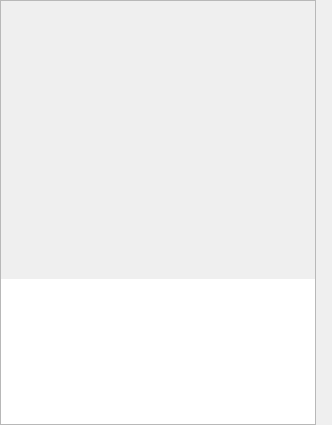
<ui version="4.0" >
 <author></author>
 <comment></comment>
 <exportmacro></exportmacro>
 <class>ChatWidget</class>
 <widget class="QWidget" name="ChatWidget" >
  <property name="geometry" >
   <rect>
    <x>0</x>
    <y>0</y>
    <width>332</width>
    <height>425</height>
   </rect>
  </property>
  <property name="windowTitle" >
   <string>Form</string>
  </property>
  <layout class="QHBoxLayout" >
   <property name="margin" >
    <number>0</number>
   </property>
   <property name="spacing" >
    <number>0</number>
   </property>
   <item>
    <widget class="QFrame" name="frame" >
     <property name="frameShape" >
      <enum>QFrame::StyledPanel</enum>
     </property>
     <property name="frameShadow" >
      <enum>QFrame::Raised</enum>
     </property>
     <layout class="QGridLayout" >
      <property name="margin" >
       <number>0</number>
      </property>
      <property name="spacing" >
       <number>0</number>
      </property>
      <item row="1" column="0" >
       <widget class="QStackedWidget" name="editActionStackedWidget" >
        <property name="enabled" >
         <bool>true</bool>
        </property>
        <property name="minimumSize" >
         <size>
          <width>16</width>
          <height>65</height>
         </size>
        </property>
        <property name="maximumSize" >
         <size>
          <width>16777215</width>
          <height>65</height>
         </size>
        </property>
        <property name="palette" >
         <palette>
          <active>
           <color>
            <red>0</red>
            <green>0</green>
            <blue>0</blue>
           </color>
           <color>
            <red>221</red>
            <green>223</green>
            <blue>228</blue>
           </color>
           <color>
            <red>255</red>
            <green>255</green>
            <blue>255</blue>
           </color>
           <color>
            <red>255</red>
            <green>255</green>
            <blue>255</blue>
           </color>
           <color>
            <red>85</red>
            <green>85</green>
            <blue>85</blue>
           </color>
           <color>
            <red>199</red>
            <green>199</green>
            <blue>199</blue>
           </color>
           <color>
            <red>0</red>
            <green>0</green>
            <blue>0</blue>
           </color>
           <color>
            <red>255</red>
            <green>255</green>
            <blue>255</blue>
           </color>
           <color>
            <red>0</red>
            <green>0</green>
            <blue>0</blue>
           </color>
           <color>
            <red>255</red>
            <green>255</green>
            <blue>255</blue>
           </color>
           <color>
            <red>255</red>
            <green>255</green>
            <blue>255</blue>
           </color>
           <color>
            <red>0</red>
            <green>0</green>
            <blue>0</blue>
           </color>
           <color>
            <red>103</red>
            <green>141</green>
            <blue>178</blue>
           </color>
           <color>
            <red>255</red>
            <green>255</green>
            <blue>255</blue>
           </color>
           <color>
            <red>0</red>
            <green>0</green>
            <blue>238</blue>
           </color>
           <color>
            <red>82</red>
            <green>24</green>
            <blue>139</blue>
           </color>
           <color>
            <red>232</red>
            <green>232</green>
            <blue>232</blue>
           </color>
          </active>
          <inactive>
           <color>
            <red>0</red>
            <green>0</green>
            <blue>0</blue>
           </color>
           <color>
            <red>221</red>
            <green>223</green>
            <blue>228</blue>
           </color>
           <color>
            <red>255</red>
            <green>255</green>
            <blue>255</blue>
           </color>
           <color>
            <red>255</red>
            <green>255</green>
            <blue>255</blue>
           </color>
           <color>
            <red>85</red>
            <green>85</green>
            <blue>85</blue>
           </color>
           <color>
            <red>199</red>
            <green>199</green>
            <blue>199</blue>
           </color>
           <color>
            <red>0</red>
            <green>0</green>
            <blue>0</blue>
           </color>
           <color>
            <red>255</red>
            <green>255</green>
            <blue>255</blue>
           </color>
           <color>
            <red>0</red>
            <green>0</green>
            <blue>0</blue>
           </color>
           <color>
            <red>255</red>
            <green>255</green>
            <blue>255</blue>
           </color>
           <color>
            <red>255</red>
            <green>255</green>
            <blue>255</blue>
           </color>
           <color>
            <red>0</red>
            <green>0</green>
            <blue>0</blue>
           </color>
           <color>
            <red>103</red>
            <green>141</green>
            <blue>178</blue>
           </color>
           <color>
            <red>255</red>
            <green>255</green>
            <blue>255</blue>
           </color>
           <color>
            <red>0</red>
            <green>0</green>
            <blue>238</blue>
           </color>
           <color>
            <red>82</red>
            <green>24</green>
            <blue>139</blue>
           </color>
           <color>
            <red>232</red>
            <green>232</green>
            <blue>232</blue>
           </color>
          </inactive>
          <disabled>
           <color>
            <red>128</red>
            <green>128</green>
            <blue>128</blue>
           </color>
           <color>
            <red>221</red>
            <green>223</green>
            <blue>228</blue>
           </color>
           <color>
            <red>255</red>
            <green>255</green>
            <blue>255</blue>
           </color>
           <color>
            <red>255</red>
            <green>255</green>
            <blue>255</blue>
           </color>
           <color>
            <red>85</red>
            <green>85</green>
            <blue>85</blue>
           </color>
           <color>
            <red>199</red>
            <green>199</green>
            <blue>199</blue>
           </color>
           <color>
            <red>199</red>
            <green>199</green>
            <blue>199</blue>
           </color>
           <color>
            <red>255</red>
            <green>255</green>
            <blue>255</blue>
           </color>
           <color>
            <red>128</red>
            <green>128</green>
            <blue>128</blue>
           </color>
           <color>
            <red>255</red>
            <green>255</green>
            <blue>255</blue>
           </color>
           <color>
            <red>255</red>
            <green>255</green>
            <blue>255</blue>
           </color>
           <color>
            <red>0</red>
            <green>0</green>
            <blue>0</blue>
           </color>
           <color>
            <red>86</red>
            <green>117</green>
            <blue>148</blue>
           </color>
           <color>
            <red>255</red>
            <green>255</green>
            <blue>255</blue>
           </color>
           <color>
            <red>0</red>
            <green>0</green>
            <blue>238</blue>
           </color>
           <color>
            <red>82</red>
            <green>24</green>
            <blue>139</blue>
           </color>
           <color>
            <red>232</red>
            <green>232</green>
            <blue>232</blue>
           </color>
          </disabled>
         </palette>
        </property>
        <property name="autoFillBackground" >
         <bool>true</bool>
        </property>
        <widget class="QWidget" name="page_7" />
        <widget class="QWidget" name="page_8" />
       </widget>
      </item>
      <item row="2" column="0" >
       <widget class="QFrame" name="EditFrame" >
        <property name="minimumSize" >
         <size>
          <width>16</width>
          <height>80</height>
         </size>
        </property>
        <property name="maximumSize" >
         <size>
          <width>16777215</width>
          <height>80</height>
         </size>
        </property>
        <property name="palette" >
         <palette>
          <active>
           <color>
            <red>0</red>
            <green>0</green>
            <blue>0</blue>
           </color>
           <color>
            <red>221</red>
            <green>223</green>
            <blue>228</blue>
           </color>
           <color>
            <red>255</red>
            <green>255</green>
            <blue>255</blue>
           </color>
           <color>
            <red>255</red>
            <green>255</green>
            <blue>255</blue>
           </color>
           <color>
            <red>85</red>
            <green>85</green>
            <blue>85</blue>
           </color>
           <color>
            <red>199</red>
            <green>199</green>
            <blue>199</blue>
           </color>
           <color>
            <red>0</red>
            <green>0</green>
            <blue>0</blue>
           </color>
           <color>
            <red>255</red>
            <green>255</green>
            <blue>255</blue>
           </color>
           <color>
            <red>0</red>
            <green>0</green>
            <blue>0</blue>
           </color>
           <color>
            <red>255</red>
            <green>255</green>
            <blue>255</blue>
           </color>
           <color>
            <red>255</red>
            <green>255</green>
            <blue>255</blue>
           </color>
           <color>
            <red>0</red>
            <green>0</green>
            <blue>0</blue>
           </color>
           <color>
            <red>103</red>
            <green>141</green>
            <blue>178</blue>
           </color>
           <color>
            <red>255</red>
            <green>255</green>
            <blue>255</blue>
           </color>
           <color>
            <red>0</red>
            <green>0</green>
            <blue>238</blue>
           </color>
           <color>
            <red>82</red>
            <green>24</green>
            <blue>139</blue>
           </color>
           <color>
            <red>232</red>
            <green>232</green>
            <blue>232</blue>
           </color>
          </active>
          <inactive>
           <color>
            <red>0</red>
            <green>0</green>
            <blue>0</blue>
           </color>
           <color>
            <red>221</red>
            <green>223</green>
            <blue>228</blue>
           </color>
           <color>
            <red>255</red>
            <green>255</green>
            <blue>255</blue>
           </color>
           <color>
            <red>255</red>
            <green>255</green>
            <blue>255</blue>
           </color>
           <color>
            <red>85</red>
            <green>85</green>
            <blue>85</blue>
           </color>
           <color>
            <red>199</red>
            <green>199</green>
            <blue>199</blue>
           </color>
           <color>
            <red>0</red>
            <green>0</green>
            <blue>0</blue>
           </color>
           <color>
            <red>255</red>
            <green>255</green>
            <blue>255</blue>
           </color>
           <color>
            <red>0</red>
            <green>0</green>
            <blue>0</blue>
           </color>
           <color>
            <red>255</red>
            <green>255</green>
            <blue>255</blue>
           </color>
           <color>
            <red>255</red>
            <green>255</green>
            <blue>255</blue>
           </color>
           <color>
            <red>0</red>
            <green>0</green>
            <blue>0</blue>
           </color>
           <color>
            <red>103</red>
            <green>141</green>
            <blue>178</blue>
           </color>
           <color>
            <red>255</red>
            <green>255</green>
            <blue>255</blue>
           </color>
           <color>
            <red>0</red>
            <green>0</green>
            <blue>238</blue>
           </color>
           <color>
            <red>82</red>
            <green>24</green>
            <blue>139</blue>
           </color>
           <color>
            <red>232</red>
            <green>232</green>
            <blue>232</blue>
           </color>
          </inactive>
          <disabled>
           <color>
            <red>128</red>
            <green>128</green>
            <blue>128</blue>
           </color>
           <color>
            <red>221</red>
            <green>223</green>
            <blue>228</blue>
           </color>
           <color>
            <red>255</red>
            <green>255</green>
            <blue>255</blue>
           </color>
           <color>
            <red>255</red>
            <green>255</green>
            <blue>255</blue>
           </color>
           <color>
            <red>85</red>
            <green>85</green>
            <blue>85</blue>
           </color>
           <color>
            <red>199</red>
            <green>199</green>
            <blue>199</blue>
           </color>
           <color>
            <red>199</red>
            <green>199</green>
            <blue>199</blue>
           </color>
           <color>
            <red>255</red>
            <green>255</green>
            <blue>255</blue>
           </color>
           <color>
            <red>128</red>
            <green>128</green>
            <blue>128</blue>
           </color>
           <color>
            <red>255</red>
            <green>255</green>
            <blue>255</blue>
           </color>
           <color>
            <red>255</red>
            <green>255</green>
            <blue>255</blue>
           </color>
           <color>
            <red>0</red>
            <green>0</green>
            <blue>0</blue>
           </color>
           <color>
            <red>86</red>
            <green>117</green>
            <blue>148</blue>
           </color>
           <color>
            <red>255</red>
            <green>255</green>
            <blue>255</blue>
           </color>
           <color>
            <red>0</red>
            <green>0</green>
            <blue>238</blue>
           </color>
           <color>
            <red>82</red>
            <green>24</green>
            <blue>139</blue>
           </color>
           <color>
            <red>232</red>
            <green>232</green>
            <blue>232</blue>
           </color>
          </disabled>
         </palette>
        </property>
        <property name="autoFillBackground" >
         <bool>true</bool>
        </property>
        <property name="frameShape" >
         <enum>QFrame::NoFrame</enum>
        </property>
        <layout class="QGridLayout" >
         <property name="margin" >
          <number>6</number>
         </property>
         <property name="spacing" >
          <number>0</number>
         </property>
         <item row="0" column="0" >
          <widget class="QStackedWidget" name="editStackedWidget" >
           <property name="maximumSize" >
            <size>
             <width>16777215</width>
             <height>16777215</height>
            </size>
           </property>
           <property name="currentIndex" >
            <number>1</number>
           </property>
           <widget class="QWidget" name="page_3" />
           <widget class="QWidget" name="page_4" />
          </widget>
         </item>
         <item row="0" column="1" >
          <widget class="QToolButton" name="sendButton" >
           <property name="maximumSize" >
            <size>
             <width>56</width>
             <height>56</height>
            </size>
           </property>
           <property name="text" >
            <string/>
           </property>
           <property name="icon" >
            <iconset resource="../wengophone.qrc" >:/pics/chat/chat_send.png</iconset>
           </property>
           <property name="iconSize" >
            <size>
             <width>50</width>
             <height>50</height>
            </size>
           </property>
           <property name="autoRaise" >
            <bool>true</bool>
           </property>
          </widget>
         </item>
        </layout>
       </widget>
      </item>
      <item row="0" column="0" >
       <widget class="QFrame" name="HistoryFrame" >
        <property name="frameShape" >
         <enum>QFrame::NoFrame</enum>
        </property>
        <property name="frameShadow" >
         <enum>QFrame::Raised</enum>
        </property>
        <layout class="QGridLayout" >
         <property name="margin" >
          <number>0</number>
         </property>
         <property name="spacing" >
          <number>0</number>
         </property>
         <item row="0" column="0" >
          <widget class="QFrame" name="frame_2" >
           <property name="frameShape" >
            <enum>QFrame::NoFrame</enum>
           </property>
           <property name="frameShadow" >
            <enum>QFrame::Raised</enum>
           </property>
           <layout class="QGridLayout" >
            <property name="margin" >
             <number>0</number>
            </property>
            <property name="spacing" >
             <number>3</number>
            </property>
            <item row="0" column="0" >
             <widget class="QStackedWidget" name="historyStackedWidget" >
              <widget class="QWidget" name="page" />
              <widget class="QWidget" name="page_2" />
             </widget>
            </item>
           </layout>
          </widget>
         </item>
        </layout>
       </widget>
      </item>
     </layout>
    </widget>
   </item>
   <item>
    <layout class="QVBoxLayout" >
     <property name="margin" >
      <number>0</number>
     </property>
     <property name="spacing" >
      <number>0</number>
     </property>
     <item>
      <widget class="QToolButton" name="avatarFrameButton" >
       <property name="minimumSize" >
        <size>
         <width>14</width>
         <height>31</height>
        </size>
       </property>
       <property name="maximumSize" >
        <size>
         <width>14</width>
         <height>32</height>
        </size>
       </property>
       <property name="text" >
        <string/>
       </property>
       <property name="icon" >
        <iconset resource="../wengophone.qrc" >:/pics/chat/hide_avatar_frame.png</iconset>
       </property>
       <property name="iconSize" >
        <size>
         <width>14</width>
         <height>31</height>
        </size>
       </property>
       <property name="checkable" >
        <bool>false</bool>
       </property>
       <property name="autoRaise" >
        <bool>true</bool>
       </property>
      </widget>
     </item>
     <item>
      <spacer>
       <property name="orientation" >
        <enum>Qt::Vertical</enum>
       </property>
       <property name="sizeHint" >
        <size>
         <width>16</width>
         <height>509</height>
        </size>
       </property>
      </spacer>
     </item>
    </layout>
   </item>
  </layout>
 </widget>
 <pixmapfunction></pixmapfunction>
 <resources>
  <include location="../wengophone.qrc" />
 </resources>
 <connections/>
</ui>
